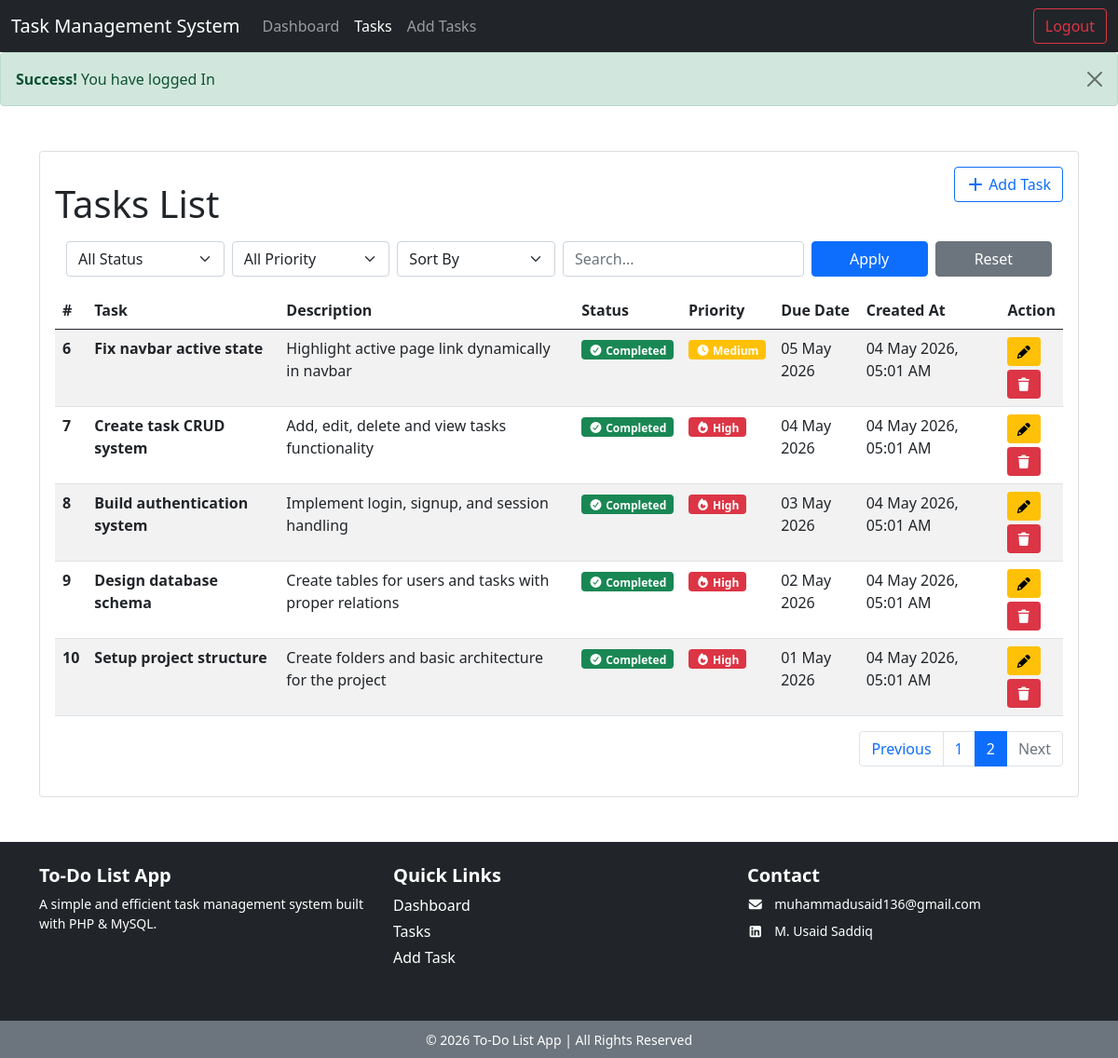
Screenshot of /pages/tasks.php?page=2 (signed in) with the database file from the repository.
### tables this page shows
CREATE TABLE `tasks` (
  `id` int(11) NOT NULL,
  `user_id` int(11) NOT NULL,
  `title` varchar(255) NOT NULL,
  `description` text DEFAULT 'No description',
  `status` enum('pending','in_progress','completed') DEFAULT 'pending',
  `priority` enum('low','medium','high') DEFAULT 'medium',
  `due_date` date DEFAULT NULL,
  `created_at` timestamp NOT NULL DEFAULT current_timestamp(),
  `updated_at` timestamp NOT NULL DEFAULT current_timestamp() ON UPDATE current_timestamp()
);

### pages/tasks.php (the view, shortened to what this page needs)
<?php
include "../includes/auth_init.php";
include "../layout/header.php";
$user_id = $_SESSION['user_id'];
$page = isset($_GET['page']) ? (int)$_GET['page'] : 1;
$limit = 5;
$offset = ($page - 1) * $limit;
$search = isset($_GET['search']) ? $_GET['search'] : '';
$sort = isset($_GET['sort']) ? $_GET['sort'] : '';
$params = [];
$types = "";
$query = "SELECT * FROM tasks WHERE user_id = ?";
$params[] = $user_id;
$types .= "i";
if ($sort == "oldest") {
    $query .= " ORDER BY id ASC";
} elseif ($sort == "az") {
    $query .= " ORDER BY title ASC";
} elseif ($sort == "za") {
    $query .= " ORDER BY title DESC";
} else {
    $query .= " ORDER BY id DESC";
}
$query .= " LIMIT ? OFFSET ?";
$params[] = $limit;
$params[] = $offset;
$types .= "ii";
$stmt = mysqli_prepare($conn, $query);
mysqli_stmt_bind_param($stmt, $types, ...$params);
mysqli_stmt_execute($stmt);
$result = mysqli_stmt_get_result($stmt);
$countParams = [];
$countTypes = "";
$countQuery = "SELECT COUNT(*) AS total_tasks FROM tasks WHERE user_id = ?";
$countParams[] = $user_id;
$countTypes .= "i";
$countStmt = mysqli_prepare($conn, $countQuery);
mysqli_stmt_bind_param($countStmt, $countTypes, ...$countParams);
mysqli_stmt_execute($countStmt);
$countResult = mysqli_stmt_get_result($countStmt);
$totalTasks = mysqli_fetch_assoc($countResult)['total_tasks'];
$totalPages = ceil($totalTasks / $limit);
?>
<div class="container mt-5">
    <div class="card">
        <div class="card-body">
            <div class="d-flex flex-column flex-md-row justify-content-between align-items-start align-items-md-center gap-2 mb-3">
                <h1 class="mt-3 mb-0">Tasks List</h1>
                <a class="btn btn-outline-primary align-self-start align-item-md-auto"
                    href="add_task.php">
                    <i class="fa fa-plus"></i> Add Task
                </a>
            </div>
            <div class="container mb-3">
                <form class="row g-2 align-items-center justify-content-end" method="get">
                    <div class="col-md-2">
                        <select name="filter_status" class="form-select">
                            <option value="">All Status</option>
                        </select>
                    </div>
                    <div class="col-md-2">
                        <select name="filter_priority" class="form-select">
                            <option value="">All Priority</option>
                        </select>
                    </div>
                    <div class="col-md-2">
                        <select name="sort" class="form-select">
                            <option value="">Sort By</option>
                        </select>
                    </div>
                    <div class="col-md-3">
                        <input class="form-control" name="search" type="search" value="<?= htmlspecialchars($search); ?>" placeholder="Search...">
                    </div>
                    <div class="col-md-3 d-flex">
                        <button class="btn btn-primary me-2 w-50" type="submit">Apply</button>
                        <a href="?" class="btn btn-secondary w-50">Reset</a>
                    </div>
                </form>
            </div>
            <div class="table-responsive">
                <table class="table table-striped table-hover">
                    <thead>
                        <tr>
                            <th scope="col">#</th>
                            <th scope="col">Task</th>
                            <th scope="col">Description</th>
                            <th scope="col">Status</th>
                            <th scope="col">Priority</th>
                            <th scope="col">Due Date</th>
                            <th scope="col">Created At</th>
                            <th scope="col">Action</th>
                        </tr>
                    </thead>
                    <tbody>
                        <?php
                        $serial = 1 + $offset;
                        while ($row = mysqli_fetch_assoc($result)) {
                            $status = $row['status'];
                            $priority = $row['priority'];
                        ?>
                            <th scope="row"><?= $serial++; ?></th>
                            <th><?= $row['title']; ?></th>
                            <td><?= !empty($row['description']) ? $row['description'] : 'No description'; ?></td>
                            <td><?php
                                if ($status == "pending") {
                                    echo '<span class="badge bg-warning"><i class="fa-solid fa-clock"></i> Pending</span>';
                                } elseif ($status == "in_progress") {
                                    echo '<span class="badge bg-primary"><i class="fa-solid fa-spinner"></i> In Progress</span>';
                                } else {
                                    echo '<span class="badge bg-success"><i class="fa-solid fa-circle-check"></i> Completed</span>';
                                }
                                ?></td>
                            <td><?php
                                if ($priority == "low") {
                                    echo '<span class="badge bg-success"><i class="fa-solid fa-leaf"></i> Low</span>';
                                } elseif ($priority == "medium") {
                                    echo '<span class="badge bg-warning"><i class="fa-solid fa-clock"></i> Medium</span>';
                                } else {
                                    echo '<span class="badge bg-danger"><i class="fa-solid fa-fire"></i> High</span>';
                                }
                                ?></td>
                            <td>
                                <?= (!empty($row['due_date']) && $row['due_date'] != '0000-00-00') ?
                                    date("d M Y", strtotime($row['due_date']))
                                    : 'No due date'; ?>
                            </td>
                            <td><?= date("d M Y, h:i A", strtotime($row['created_at'])); ?></td>
                            <td>
                                <a class="btn btn-warning btn-sm" href="update_task.php?id=<?= $row['id'] ?>">
                                    <i class="fa fa-pencil"></i></a>
                                <form action="delete_task.php" method="post">
                                    <button type="submit"
                                        onclick="return confirm('Are you sure to delete this task?');" class="btn mt-1 btn-sm btn-danger">
                                        <i class="fa fa-trash"></i>
                                    </button>
                                </form>
                            </td>
                        <?php } ?>
                    </tbody>
                </table>
            </div>
            <nav aria-label="Page navigation example">
                <ul class="pagination justify-content-end">
                    <li class="page-item <?php if ($page <= 1) echo 'disabled'; ?>">
                        <a class="page-link" href="?page=<?= ($page - 1); ?>">Previous</a>
                    </li>
                    <?php for ($i = 1; $i <= $totalPages; $i++): ?>
                        <li class="page-item <?php if ($page == $i) echo 'active'; ?>"><a class="page-link" href="?page=<?= $i; ?>"><?= $i; ?></a></li>
                    <?php endfor; ?>
                    <li class="page-item <?php if ($page >= $totalPages) echo 'disabled'; ?>">
                        <a class="page-link" href="?page=<?= ($page + 1); ?>">Next</a>
                    </li>
                </ul>
            </nav>
        </div>
    </div>
</div>
<?php include "../layout/footer.php";
?>

### rows the page displays
tasks: title "Fix navbar active state", description "Highlight active page link dynamically in navbar", status "completed" (drawn), priority "medium" (drawn), due_date "05 May 2026", created_at "04 May 2026, 05:01 AM"
tasks: title "Create task CRUD system", description "Add, edit, delete and view tasks functionality", status "completed" (drawn), priority "high" (drawn), due_date "04 May 2026", created_at "04 May 2026, 05:01 AM"
tasks: title "Build authentication system", description "Implement login, signup, and session handling", status "completed" (drawn), priority "high" (drawn), due_date "03 May 2026", created_at "04 May 2026, 05:01 AM"
tasks: title "Design database schema", description "Create tables for users and tasks with proper relations", status "completed" (drawn), priority "high" (drawn), due_date "02 May 2026", created_at "04 May 2026, 05:01 AM"
tasks: title "Setup project structure", description "Create folders and basic architecture for the project", status "completed" (drawn), priority "high" (drawn), due_date "01 May 2026", created_at "04 May 2026, 05:01 AM"

### other values shown
$message "You have logged In"
